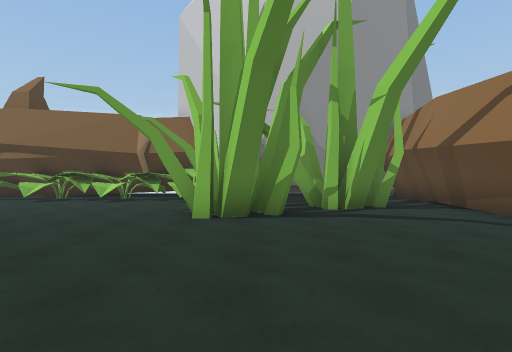
view 1 (above)

24 first-person views from a walk through a scene from a Unity 3-D project. The camera is 1.5 m above the floor, looks level and sees 80° across. The floor is counted in squares, 1.89 m on a side. Each view is taken from the middle of a square. On the plan, view 1 faces up. The plan holds only what a view shows up to about 11 squares ahead; the rest is blank. The place goes on beyond the plan. The player is left out.

view 2
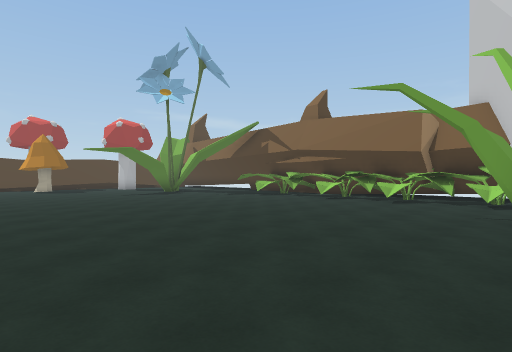

view 3
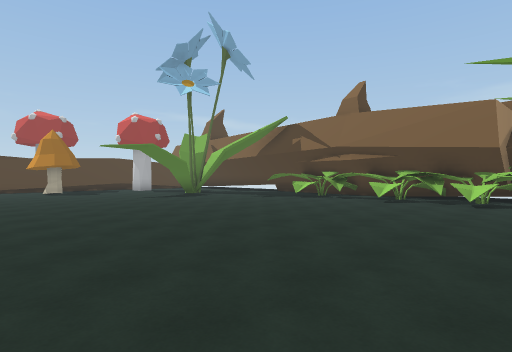

view 4
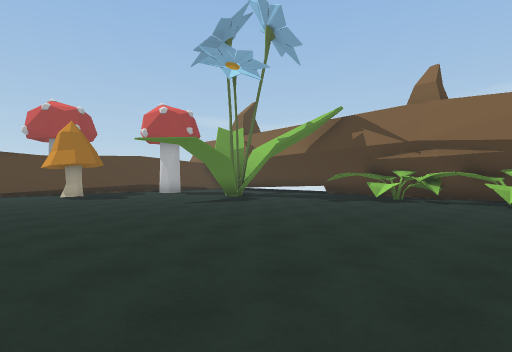

view 5
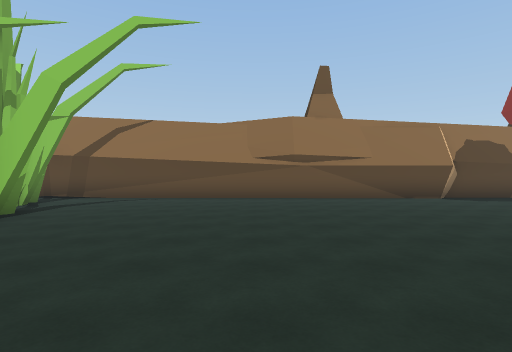

view 6
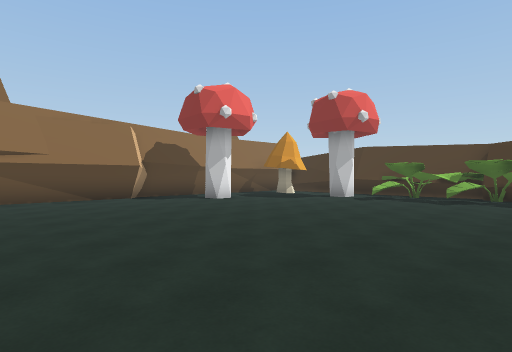

view 7
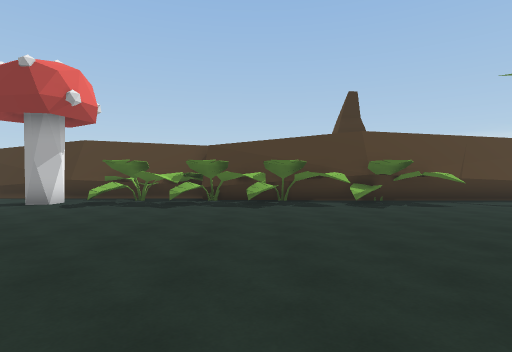

view 8
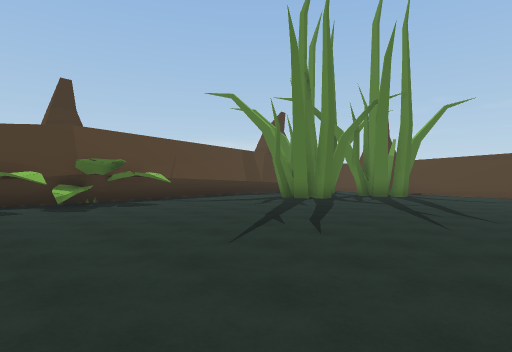

view 9
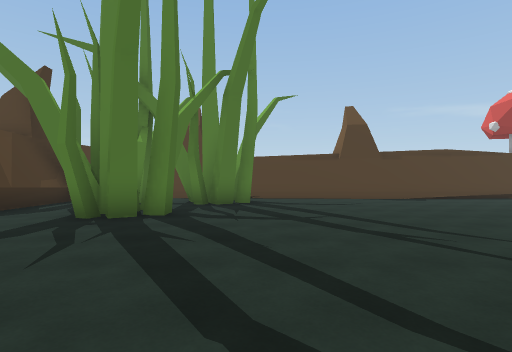

view 10
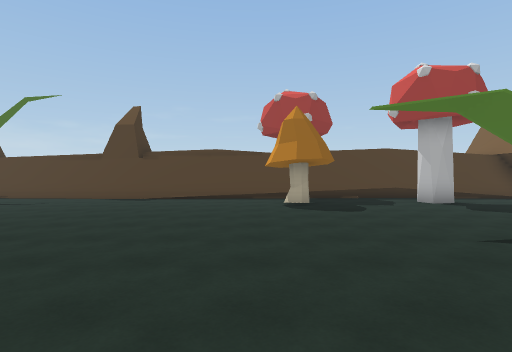

view 11
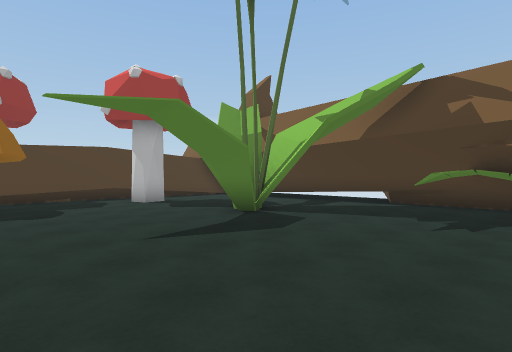

view 12
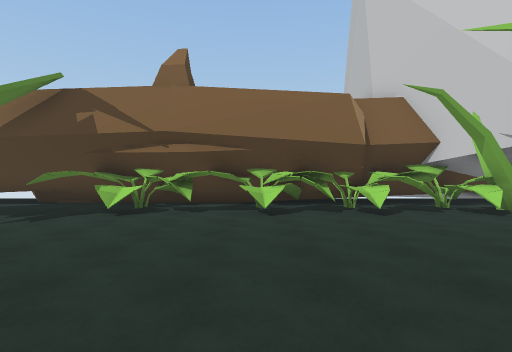

view 13
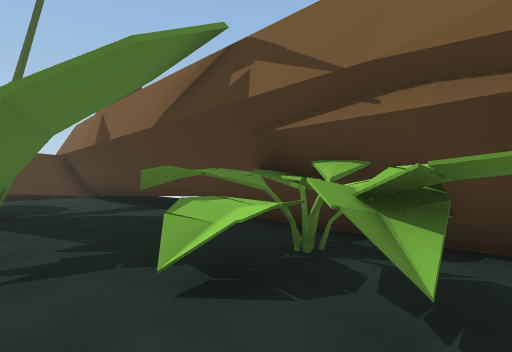

view 14
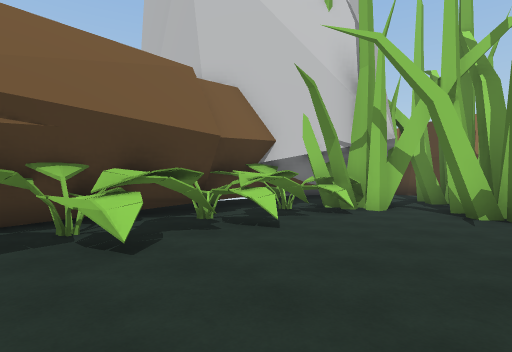

view 15
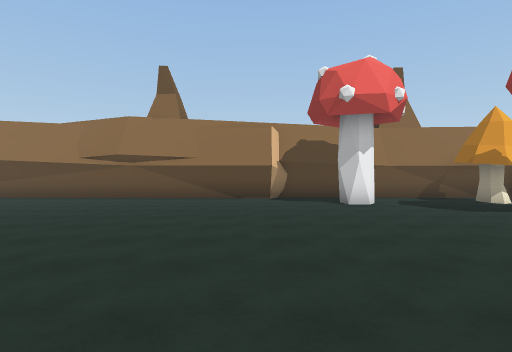

view 16
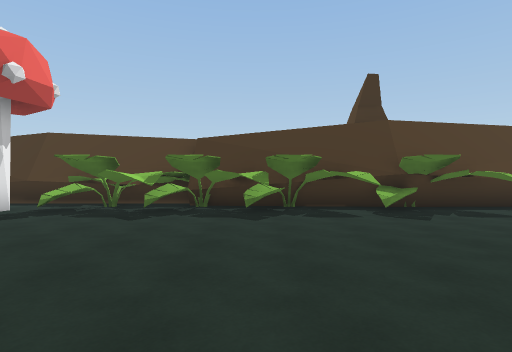

view 17
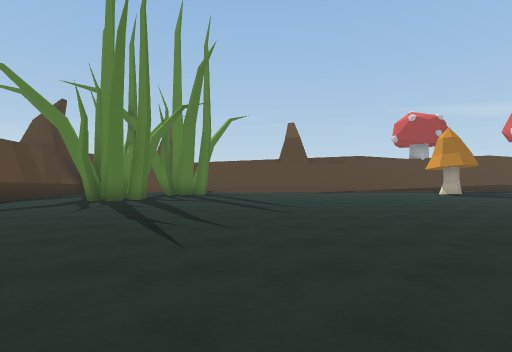

view 18
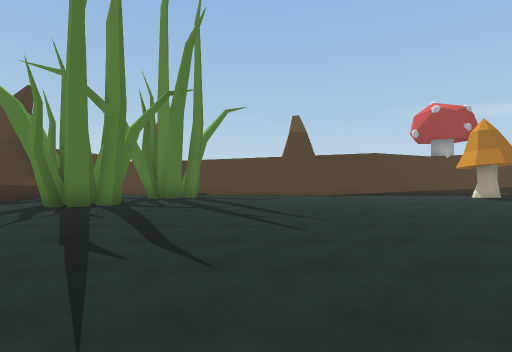

view 19
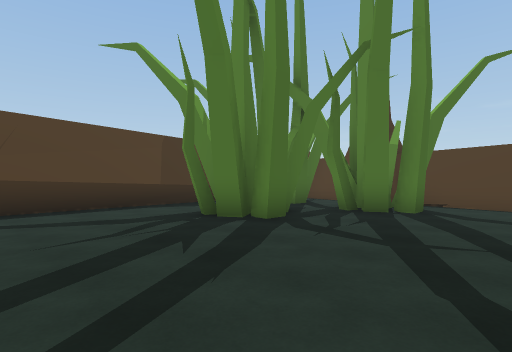

view 20
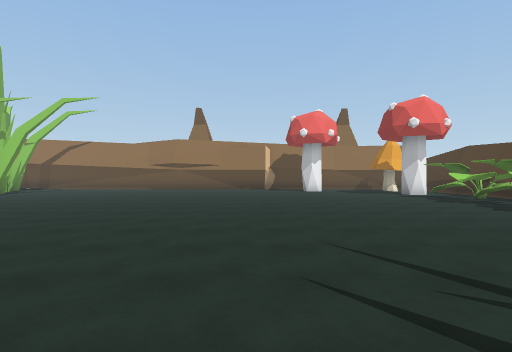

view 21
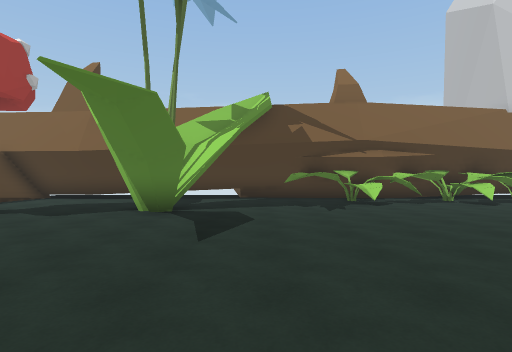

view 22
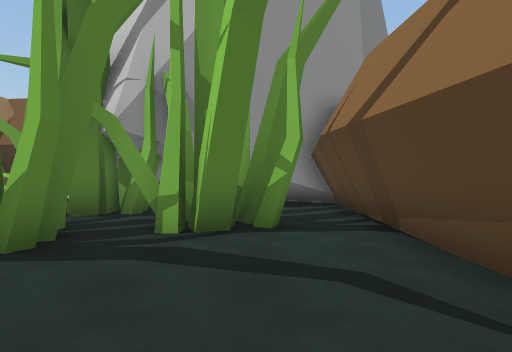

view 23
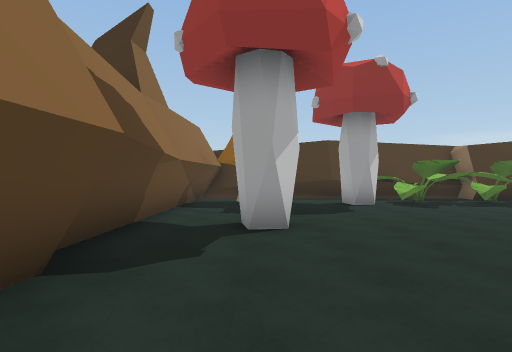

view 24
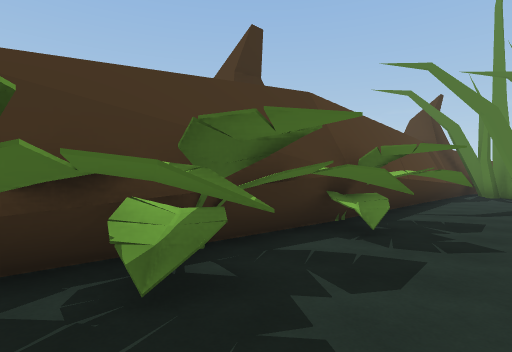

### Floor plan
Key: @ floor where view 1 was taken; # wall or solid block; . main floor; : floor 1.5 m higher than the main floor; v drop or lower ground; M mushroom; O other object.
Columns run from 21 left of view 1 to 5 right of it. Each row starts with its distance up from view 1.
 12 ##########OO#OO  ######
 11 #.........O##O#####OO#   ##
 10 #........OOOOOO:v:OOO#....#
  9 #..................###.##.#
  8 #....##...............###.#
  7 #.#...#.............##.#..#
  6 #...................##....#
  5 #.........................#
  4 #.........................#
  3 #.M.......................#
  2 #.........................#
  1 #.........................#
  0 #....................@....#
 -1 #.........................#
 -2 #.........................#
 -3 #.........................#
 -4 #.........................#
 -5 #.........................#
 -6 #.........................#
 -7 #.........................#
 -8 ###.....................#.#
 -9 ###.##....................#
-10 ######....................#
-11 ###.#.....O..O.O.O........#
-12   #.......O.OOOOOOOOO#..M.#
-13   ########O##O#O##OO......#
-14                  ##O#######

Where each view was taken, in squares from view 1:
view 1: 0 up, 0 right, facing up
view 2: 0 up, 1 left, facing up-left
view 3: 0 up, 3 left, facing up-left
view 4: 0 up, 6 left, facing up-left
view 5: 1 up, 6 left, facing right
view 6: 1 down, 6 left, facing down-right
view 7: 3 down, 6 left, facing down
view 8: 3 down, 7 left, facing down-left
view 9: 7 down, 10 left, facing left
view 10: 2 up, 10 left, facing left
view 11: 3 up, 10 left, facing up-left
view 12: 3 up, 7 left, facing up
view 13: 8 up, 8 left, facing up-left
view 14: 6 up, 8 left, facing up-right
view 15: 5 down, 6 left, facing right
view 16: 5 down, 6 left, facing down
view 17: 5 down, 6 left, facing left
view 18: 5 down, 8 left, facing left
view 19: 5 down, 12 left, facing down-left
view 20: 5 down, 13 left, facing right
view 21: 1 up, 13 left, facing up
view 22: 3 up, 3 right, facing up
view 23: 3 down, 3 right, facing down
view 24: 10 down, 5 left, facing down-left
